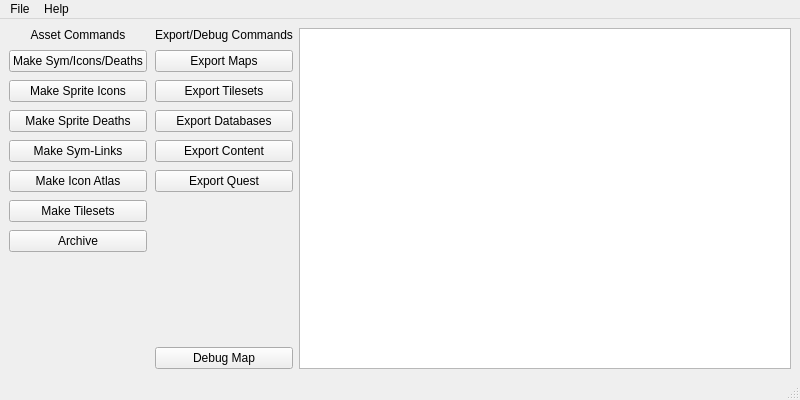
<?xml version="1.0" encoding="UTF-8"?>
<ui version="4.0">
 <class>MainWindow</class>
 <widget class="QMainWindow" name="MainWindow">
  <property name="geometry">
   <rect>
    <x>0</x>
    <y>0</y>
    <width>800</width>
    <height>400</height>
   </rect>
  </property>
  <property name="minimumSize">
   <size>
    <width>800</width>
    <height>400</height>
   </size>
  </property>
  <property name="windowTitle">
   <string>Tides of War Tool</string>
  </property>
  <property name="windowIcon">
   <iconset>
    <normaloff>../icon.png</normaloff>../icon.png</iconset>
  </property>
  <widget class="QWidget" name="centralwidget">
   <layout class="QHBoxLayout" name="horizontalLayout_2">
    <item>
     <layout class="QHBoxLayout" name="main_layout">
      <property name="spacing">
       <number>8</number>
      </property>
      <item>
       <layout class="QVBoxLayout" name="exp_dbg_layout">
        <item>
         <widget class="QLabel" name="exp_dbg_header">
          <property name="text">
           <string>Asset Commands</string>
          </property>
          <property name="scaledContents">
           <bool>false</bool>
          </property>
          <property name="alignment">
           <set>Qt::AlignHCenter|Qt::AlignTop</set>
          </property>
         </widget>
        </item>
        <item>
         <widget class="QPushButton" name="make_lid">
          <property name="toolTip">
           <string>MAKE_LID</string>
          </property>
          <property name="text">
           <string>Make Sym/Icons/Deaths</string>
          </property>
         </widget>
        </item>
        <item>
         <widget class="QPushButton" name="make_sprite_icons">
          <property name="toolTip">
           <string>MAKE_SPRITE_ICONS</string>
          </property>
          <property name="text">
           <string>Make Sprite Icons</string>
          </property>
         </widget>
        </item>
        <item>
         <widget class="QPushButton" name="make_sprite_deaths">
          <property name="toolTip">
           <string>MAKE_SPRITE_DEATHS</string>
          </property>
          <property name="text">
           <string>Make Sprite Deaths</string>
          </property>
         </widget>
        </item>
        <item>
         <widget class="QPushButton" name="make_sym_links">
          <property name="toolTip">
           <string>MAKE_SYM_LINKS</string>
          </property>
          <property name="text">
           <string>Make Sym-Links</string>
          </property>
         </widget>
        </item>
        <item>
         <widget class="QPushButton" name="make_icon_atlas">
          <property name="toolTip">
           <string>MAKE_ICON_ATLAS</string>
          </property>
          <property name="text">
           <string>Make Icon Atlas</string>
          </property>
         </widget>
        </item>
        <item>
         <widget class="QPushButton" name="make_tilesets">
          <property name="toolTip">
           <string>MAKE_32_DEBUG_TILESETS</string>
          </property>
          <property name="text">
           <string>Make Tilesets</string>
          </property>
         </widget>
        </item>
        <item>
         <widget class="QPushButton" name="archive">
          <property name="toolTip">
           <string>BACKUP</string>
          </property>
          <property name="text">
           <string>Archive</string>
          </property>
         </widget>
        </item>
        <item>
         <spacer name="exp_dbg_spacer">
          <property name="orientation">
           <enum>Qt::Vertical</enum>
          </property>
          <property name="sizeHint" stdset="0">
           <size>
            <width>20</width>
            <height>40</height>
           </size>
          </property>
         </spacer>
        </item>
       </layout>
      </item>
      <item>
       <layout class="QVBoxLayout" name="asset_layout">
        <item>
         <widget class="QLabel" name="asset_header">
          <property name="text">
           <string>Export/Debug Commands</string>
          </property>
          <property name="alignment">
           <set>Qt::AlignHCenter|Qt::AlignTop</set>
          </property>
         </widget>
        </item>
        <item>
         <widget class="QPushButton" name="export_map">
          <property name="toolTip">
           <string>EXPORT_MAPS</string>
          </property>
          <property name="text">
           <string>Export Maps</string>
          </property>
         </widget>
        </item>
        <item>
         <widget class="QPushButton" name="export_tilesets">
          <property name="toolTip">
           <string>EXPORT_TILESETS</string>
          </property>
          <property name="text">
           <string>Export Tilesets</string>
          </property>
         </widget>
        </item>
        <item>
         <widget class="QPushButton" name="export_db">
          <property name="toolTip">
           <string>EXPORT_DATABASES</string>
          </property>
          <property name="text">
           <string>Export Databases</string>
          </property>
         </widget>
        </item>
        <item>
         <widget class="QPushButton" name="export_content">
          <property name="toolTip">
           <string>EXPORT_CONTENT</string>
          </property>
          <property name="text">
           <string>Export Content</string>
          </property>
         </widget>
        </item>
        <item>
         <widget class="QPushButton" name="export_quest">
          <property name="toolTip">
           <string>EXPORT_QUEST</string>
          </property>
          <property name="text">
           <string>Export Quest</string>
          </property>
         </widget>
        </item>
        <item>
         <spacer name="asset_layout_spacer">
          <property name="orientation">
           <enum>Qt::Vertical</enum>
          </property>
          <property name="sizeHint" stdset="0">
           <size>
            <width>20</width>
            <height>30</height>
           </size>
          </property>
         </spacer>
        </item>
        <item>
         <widget class="QPushButton" name="debug_map">
          <property name="toolTip">
           <string>DEBUG_MAP</string>
          </property>
          <property name="text">
           <string>Debug Map</string>
          </property>
         </widget>
        </item>
       </layout>
      </item>
     </layout>
    </item>
    <item>
     <widget class="QTextEdit" name="terminal_output">
      <property name="readOnly">
       <bool>true</bool>
      </property>
      <property name="html">
       <string>&lt;!DOCTYPE HTML PUBLIC &quot;-//W3C//DTD HTML 4.0//EN&quot; &quot;http://www.w3.org/TR/REC-html40/strict.dtd&quot;&gt;
&lt;html&gt;&lt;head&gt;&lt;meta name=&quot;qrichtext&quot; content=&quot;1&quot; /&gt;&lt;style type=&quot;text/css&quot;&gt;
p, li { white-space: pre-wrap; }
&lt;/style&gt;&lt;/head&gt;&lt;body style=&quot; font-family:'Ubuntu'; font-size:10pt; font-weight:400; font-style:normal;&quot;&gt;
&lt;p style=&quot;-qt-paragraph-type:empty; margin-top:0px; margin-bottom:0px; margin-left:0px; margin-right:0px; -qt-block-indent:0; text-indent:0px;&quot;&gt;&lt;br /&gt;&lt;/p&gt;&lt;/body&gt;&lt;/html&gt;</string>
      </property>
      <property name="textInteractionFlags">
       <set>Qt::TextSelectableByKeyboard|Qt::TextSelectableByMouse</set>
      </property>
     </widget>
    </item>
   </layout>
  </widget>
  <widget class="QMenuBar" name="menubar">
   <property name="geometry">
    <rect>
     <x>0</x>
     <y>0</y>
     <width>800</width>
     <height>22</height>
    </rect>
   </property>
   <widget class="QMenu" name="menuFile">
    <property name="title">
     <string>Help</string>
    </property>
    <addaction name="action_about"/>
   </widget>
   <widget class="QMenu" name="menuFile_2">
    <property name="title">
     <string>File</string>
    </property>
    <addaction name="action_quit"/>
   </widget>
   <addaction name="menuFile_2"/>
   <addaction name="menuFile"/>
  </widget>
  <widget class="QStatusBar" name="statusbar"/>
  <action name="action_about">
   <property name="text">
    <string>About</string>
   </property>
  </action>
  <action name="action_quit">
   <property name="text">
    <string>Quit</string>
   </property>
   <property name="shortcut">
    <string>Ctrl+Q</string>
   </property>
  </action>
 </widget>
 <tabstops>
  <tabstop>make_sprite_icons</tabstop>
  <tabstop>make_sprite_deaths</tabstop>
  <tabstop>make_sym_links</tabstop>
  <tabstop>make_icon_atlas</tabstop>
  <tabstop>archive</tabstop>
  <tabstop>export_map</tabstop>
  <tabstop>export_db</tabstop>
  <tabstop>debug_map</tabstop>
  <tabstop>terminal_output</tabstop>
 </tabstops>
 <resources/>
 <connections/>
</ui>
